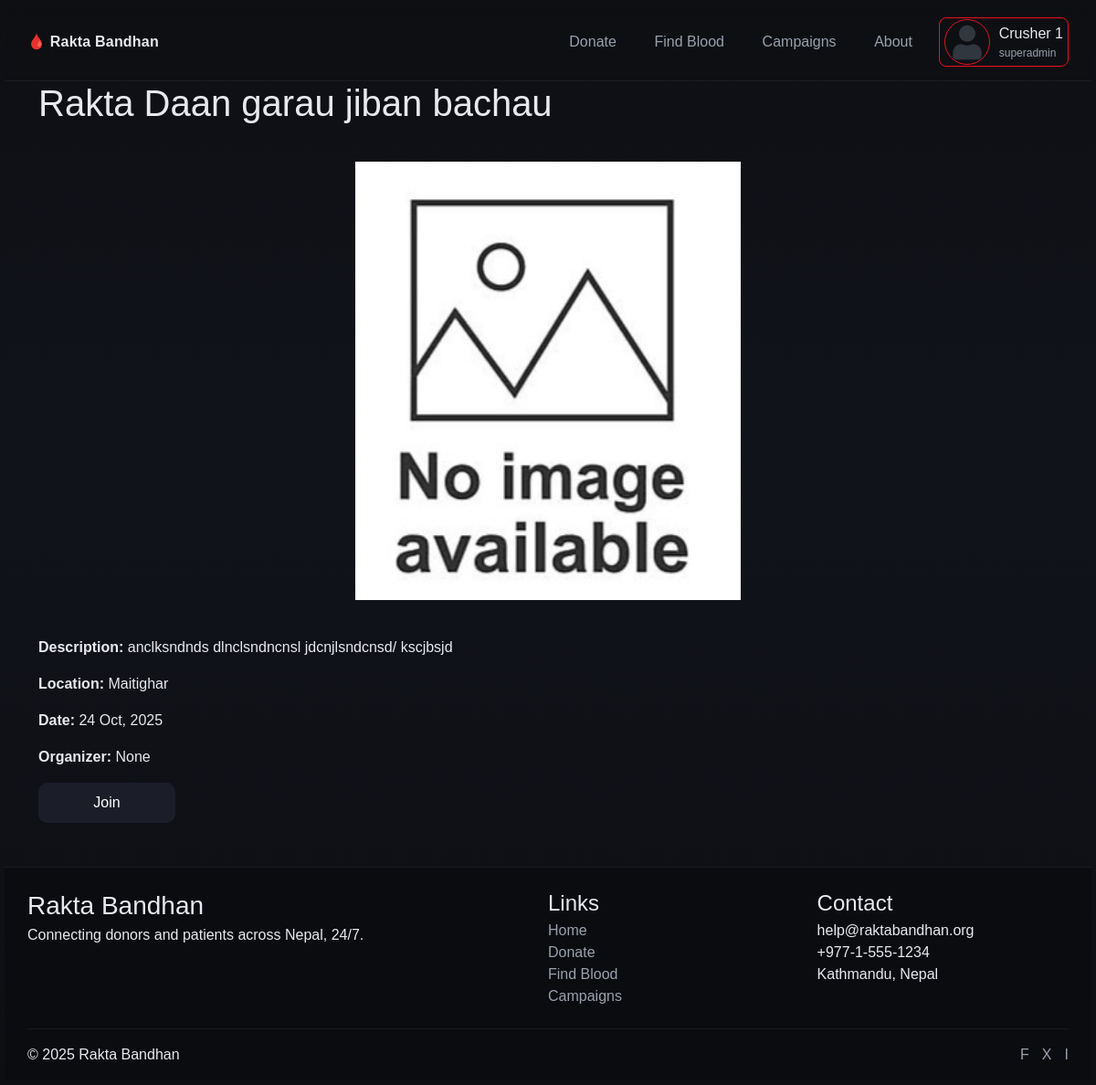
Page /campaign/1 (signed in) on the earlier database version.
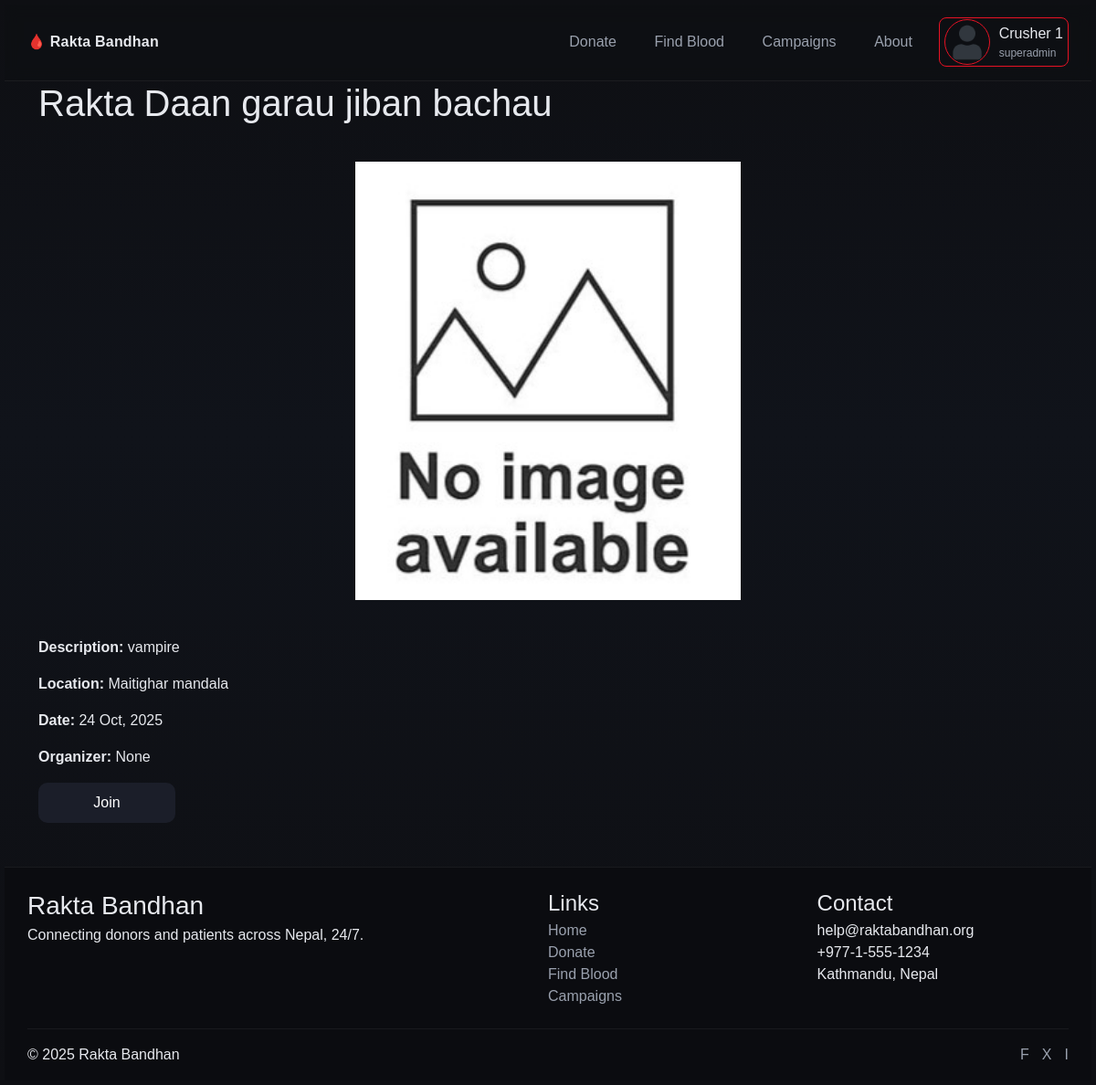
Same page on the later database version.
### models.py (models this page shows)
class Campaign(db.Model):
    __tablename__ = "campaigns"
    id = db.Column(db.Integer, primary_key=True)
    title = db.Column(db.String(100), nullable=False)
    camp_img = db.Column(db.String(255), nullable=True)
    location = db.Column(db.String(100), nullable=False)
    date = db.Column(db.Date, nullable=False)
    organizer = db.Column(db.String(100), nullable=True)
    description = db.Column(db.Text, nullable=True)
    participants = db.relationship("Participant", backref="event", lazy=True)

### routes/routes.py (the view)
@app.route('/campaign/<int:campaign_id>')
def campaign_detail(campaign_id):
    campaign = Campaign.query.get_or_404(campaign_id)
    return render_template('events/campaign_detail.html', campaign=campaign)

### app.py (called while the page is built)
@login_manager.user_loader
def load_user(user_id):
    if not user_id or user_id == "None":
        return None
    return User.query.get(int(user_id))

@app.context_processor
def inject_name():
    if current_user.is_authenticated:
        role = current_user.role.capitalize()
        return dict(name=f"{current_user.username} ({role})")
    return dict(name="")

@app.context_processor
def utility_processor():
    return dict(flash_categories=flash_categories)

### templates/events/campaign_detail.html
{% extends 'base.html' %}
{% block content %}
<link rel="stylesheet" href="{{ url_for('static', filename='campaign.css') }}">
<h1>{{ campaign.title }}</h1>
<div class="campaignImg">
    {% if campaign.camp_img %}
    <img src="{{ url_for('static', filename='campaigns/' + campaign.camp_img) }}" alt="{{ campaign.title }}">
    {% else %}
    <img src="{{ url_for('static', filename='defaultImg/noimage.jpg') }}" alt="{{ campaign.title }}">
    {% endif %}
</div>
<p><strong>Description:</strong> {{ campaign.description }}</p>
<p><strong>Location:</strong> {{ campaign.location }}</p>
<p><strong>Date:</strong> {{ campaign.date.strftime('%d %b, %Y') }}</p>
<p><strong>Organizer:</strong> {{ campaign.organizer }}</p>
<div>
    <form action="{{ url_for('join_campaign', campaign_id=campaign.id) }}" method="post">
        <button type="submit" class="butonUI">Join</button>
    </form>
</div>
{% endblock %}

Differences in the rows shown:
changed Campaign "Rakta Daan garau jiban bachau": description "anclksndnds dlnclsndncnsl jdcnjlsndcnsd/ kscjbsjd" → "vampire"; location "Maitighar" → "Maitighar mandala"
